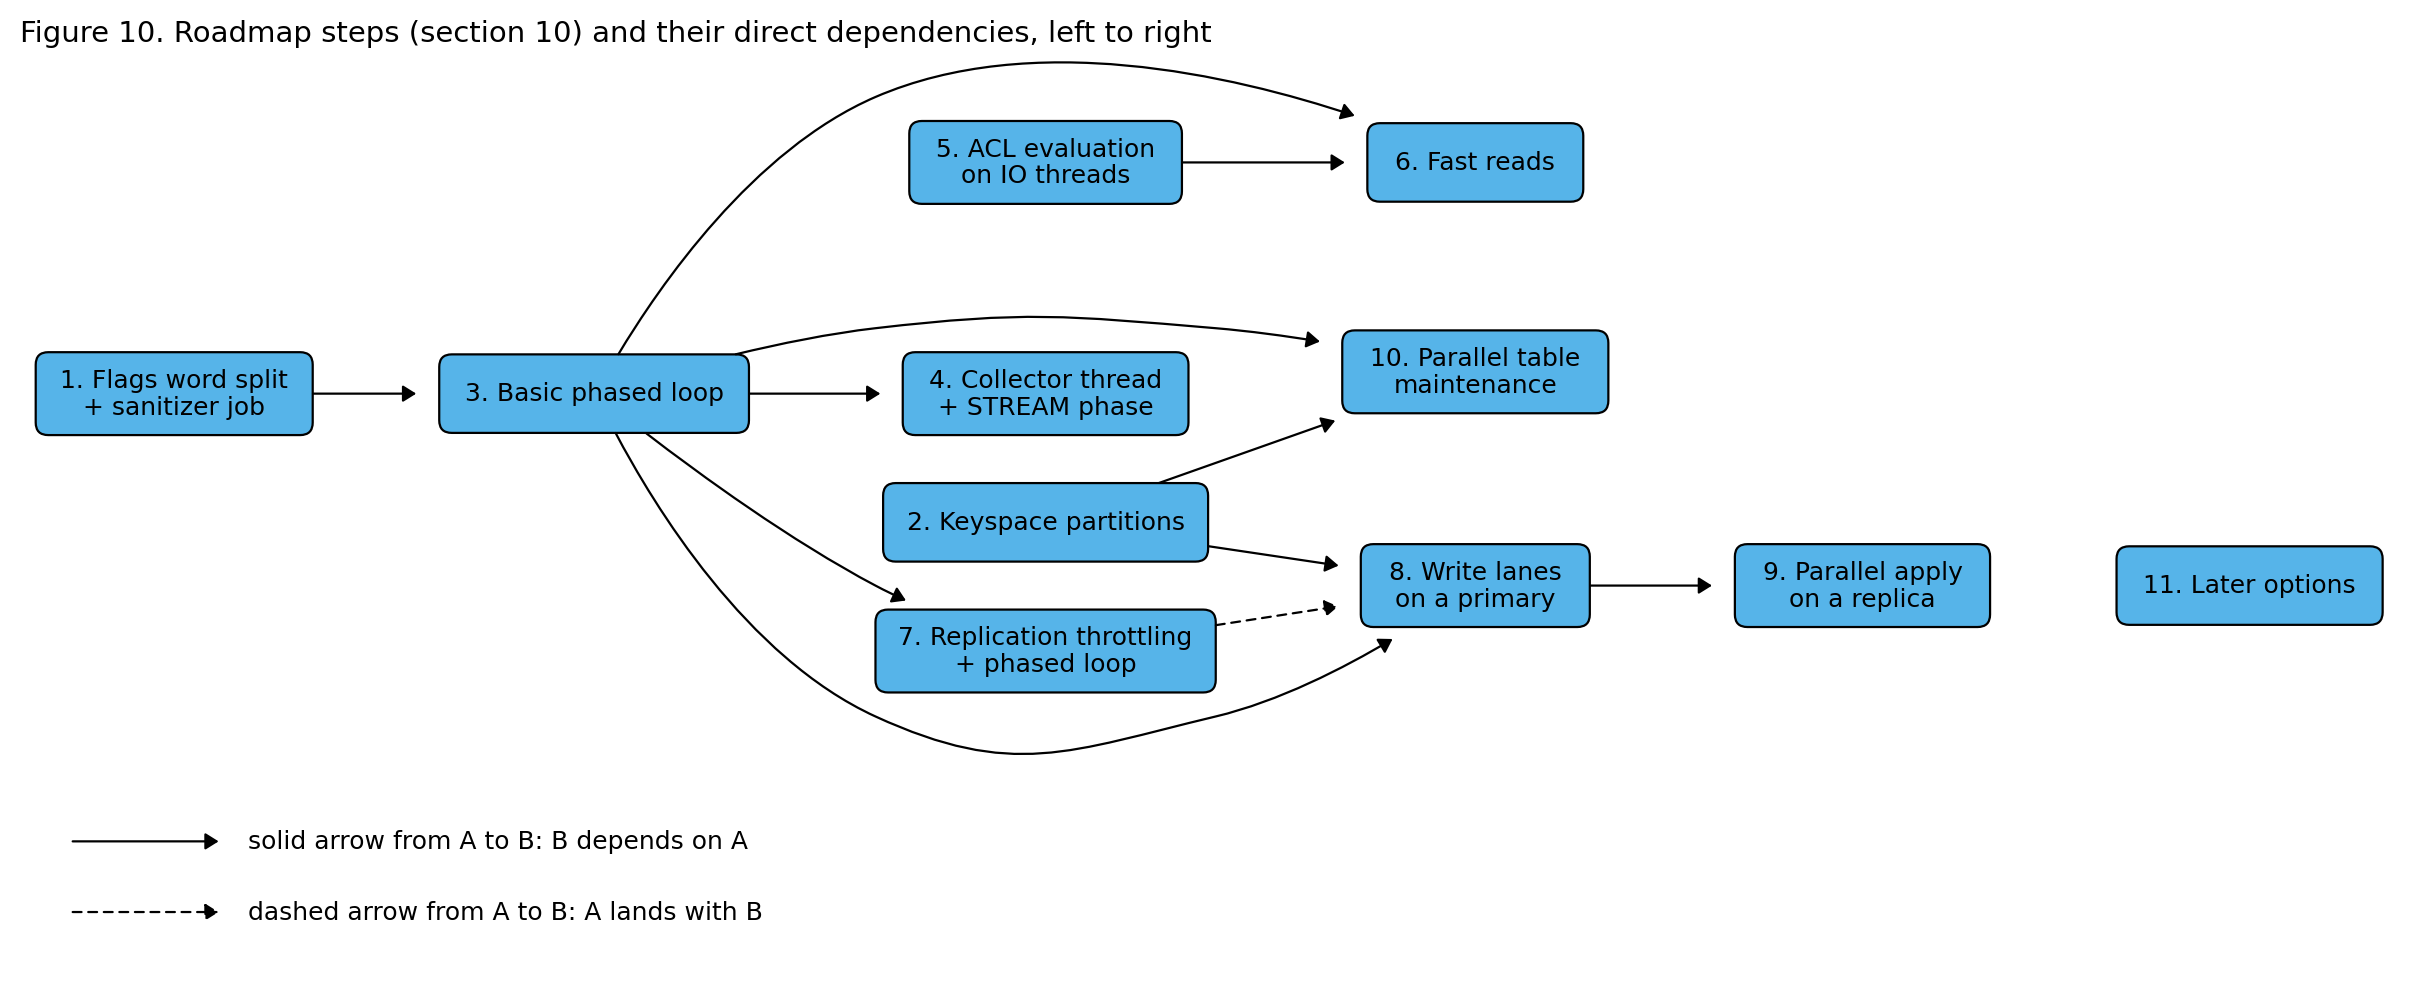

Recreate this plot in Python.
# Figure 10 for the North Star design doc: the roadmap steps of section 10 as a
# dependency graph, left to right. graphviz dot computes the layered layout
# (crossings minimized, edges routed around nodes, "dot -Tplain"); matplotlib
# draws it with the palette (Okabe-Ito READ blue) and fonts (DejaVu Sans, 9 to
# 10.5 pt) of fig_timelines.py, plus a two-line legend under the graph.
# Solid arrow: "Depends on"; dashed arrow: "should land before". Step 11 (later
# options) has no dependency and is left out; the caption says so.
import os
import subprocess

import matplotlib

matplotlib.use("Agg")
import matplotlib.pyplot as plt
from matplotlib.patches import FancyBboxPatch, FancyArrowPatch
from matplotlib.path import Path

HERE = os.path.dirname(os.path.abspath(__file__))
FILL = "#56B4E9"

NODES = {
    1: "Flags word split\n+ sanitizer job",
    2: "Keyspace partitions",
    3: "Basic phased loop",
    4: "Collector thread\n+ STREAM phase",
    5: "ACL evaluation\non IO threads",
    6: "Fast reads",
    7: "Replication throttling\n+ phased loop",
    8: "Write lanes\non a primary",
    9: "Parallel apply\non a replica",
    10: "Parallel table\nmaintenance",
    11: "Later options",
}
# "Depends on" edges of section 10, reduced to the direct ones: an edge A -> C is
# left out when A -> B -> C exists (2 -> 9 and 3 -> 9 go through 8).
DEPENDS = [(1, 3), (3, 4), (3, 6), (5, 6), (3, 7), (2, 8), (3, 8), (8, 9), (2, 10), (3, 10)]
BEFORE = [(7, 8)]  # dashed: lands with
RANKS = [[1], [3], [5, 2, 4, 7], [6, 10, 8], [9], [11]]

# --- layout by dot ---
lines = ["digraph roadmap {", "  rankdir=LR; splines=spline; nodesep=0.3; ranksep=0.8;",
         '  node [shape=box, fontname="DejaVu Sans", fontsize=10.5, margin="0.22,0.10"];']
for n, t in NODES.items():
    lines.append('  s%d [label="%d. %s"];' % (n, n, t.replace("\n", "\\n")))
for a, b in DEPENDS:
    lines.append("  s%d -> s%d;" % (a, b))
for a, b in BEFORE:
    lines.append("  s%d -> s%d [style=dashed];" % (a, b))
for r in RANKS:
    lines.append("  { rank=same; %s }" % " ".join("s%d;" % n for n in r))
# order inside a rank: invisible edges top to bottom
for r in RANKS:
    for a, b in zip(r, r[1:]):
        lines.append("  s%d -> s%d [style=invis];" % (a, b))
# step 11 has no dependency; an invisible edge keeps it in the last rank
lines.append("  s9 -> s11 [style=invis];")
lines.append("}")
dot_src = "\n".join(lines) + "\n"
open(os.path.join(HERE, "fig10_roadmap_dag.dot"), "w").write(dot_src)
plain = subprocess.run(["dot", "-Tplain"], input=dot_src, capture_output=True, text=True, check=True).stdout

nodes, edges = {}, []
for ln in plain.splitlines():
    f = ln.split()
    if f[0] == "node":
        nodes[int(f[1][1:])] = (float(f[2]), float(f[3]), float(f[4]), float(f[5]))
    elif f[0] == "edge":
        a, b, k = int(f[1][1:]), int(f[2][1:]), int(f[3])
        if (a, b) not in DEPENDS and (a, b) not in BEFORE:
            continue  # invisible ordering edges
        pts = [(float(f[4 + 2 * i]), float(f[5 + 2 * i])) for i in range(k)]
        edges.append((a, b, pts))
gw = max(x + w / 2 for x, y, w, h in nodes.values())
gh = max(y + h / 2 for x, y, w, h in nodes.values())

# --- draw ---
fig, ax = plt.subplots(figsize=(gw + 0.4, gh + 1.9), dpi=200)  # one dot inch = one figure inch
ax.set_xlim(-0.1, gw + 0.1)
ax.set_ylim(-1.35, gh + 0.4)
ax.set_aspect("equal")
ax.axis("off")
ax.set_title("Figure 10. Roadmap steps (section 10) and their direct dependencies, left to right", fontsize=10.5, loc="left")

for n, (x, y, w, h) in nodes.items():
    ax.add_patch(FancyBboxPatch((x - w / 2, y - h / 2), w, h, boxstyle="round,pad=0.0,rounding_size=0.08",
                                facecolor=FILL, edgecolor="black", linewidth=0.8))
    ax.text(x, y, "%d. %s" % (n, NODES[n]), ha="center", va="center", fontsize=9, linespacing=1.15)

dashed = set(BEFORE)
for a, b, pts in edges:
    # dot gives a cubic B-spline: p0, then groups of three control points
    verts = [pts[0]]
    codes = [Path.MOVETO]
    for i in range(1, len(pts), 3):
        verts += pts[i:i + 3]
        codes += [Path.CURVE4] * 3
    style = (0, (4, 3)) if (a, b) in dashed else "solid"
    ax.add_patch(FancyArrowPatch(path=Path(verts, codes), arrowstyle="-|>,head_length=4,head_width=2.5",
                                 color="black", linewidth=0.8, linestyle=style, shrinkA=0, shrinkB=0))

# legend, two lines under the graph
ly = -0.55
ax.add_patch(FancyArrowPatch((0.2, ly), (1.2, ly), arrowstyle="-|>,head_length=4,head_width=2.5", color="black", linewidth=0.8))
ax.text(1.35, ly, "solid arrow from A to B: B depends on A", va="center", fontsize=9)
ly = -1.0
ax.add_patch(FancyArrowPatch((0.2, ly), (1.2, ly), arrowstyle="-|>,head_length=4,head_width=2.5", color="black", linewidth=0.8, linestyle=(0, (4, 3))))
ax.text(1.35, ly, "dashed arrow from A to B: A lands with B", va="center", fontsize=9)

for ext in ("png", "svg"):
    fig.savefig(os.path.join(HERE, f"fig10_roadmap_dag.{ext}"), bbox_inches="tight")
print("ok")
